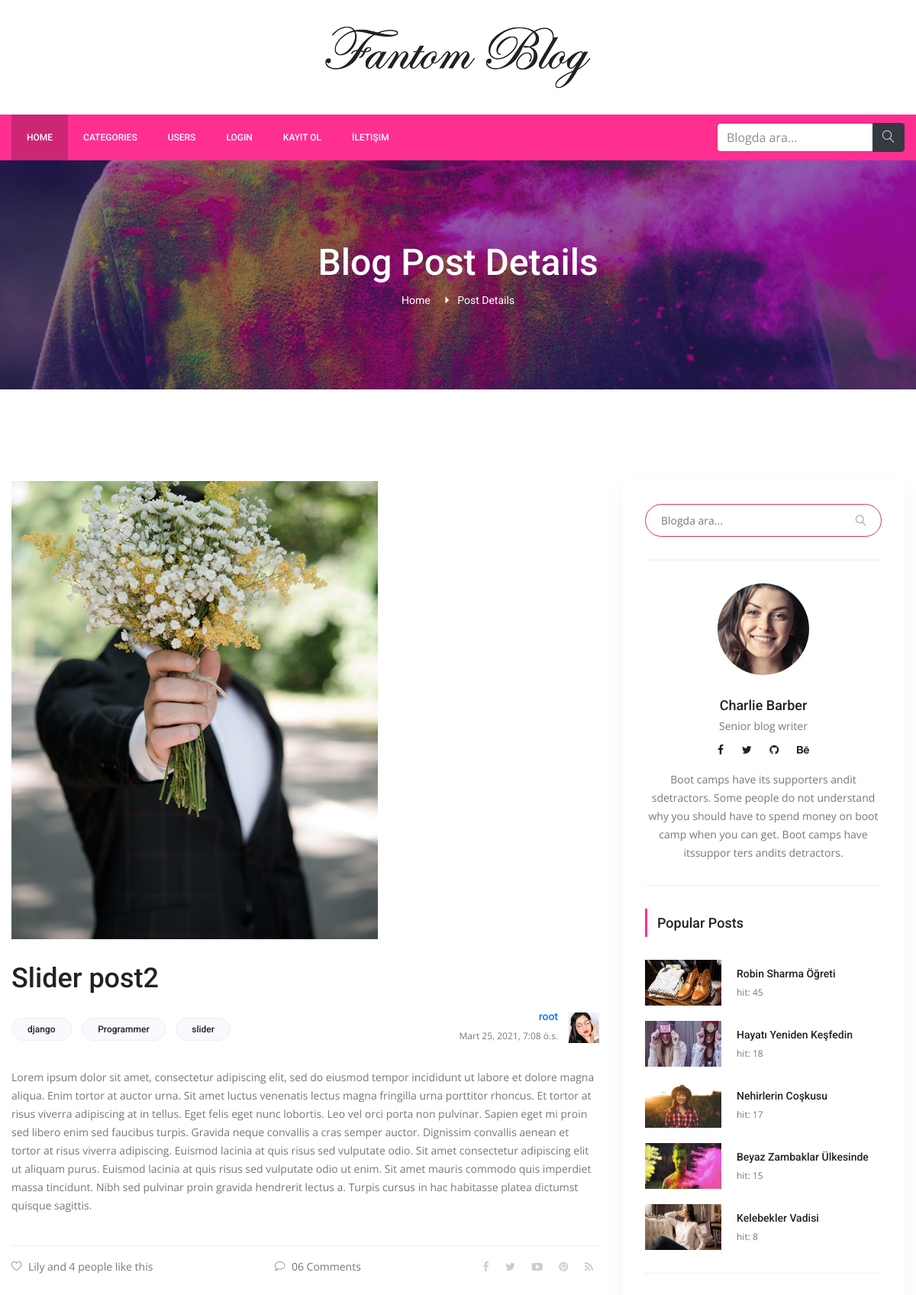
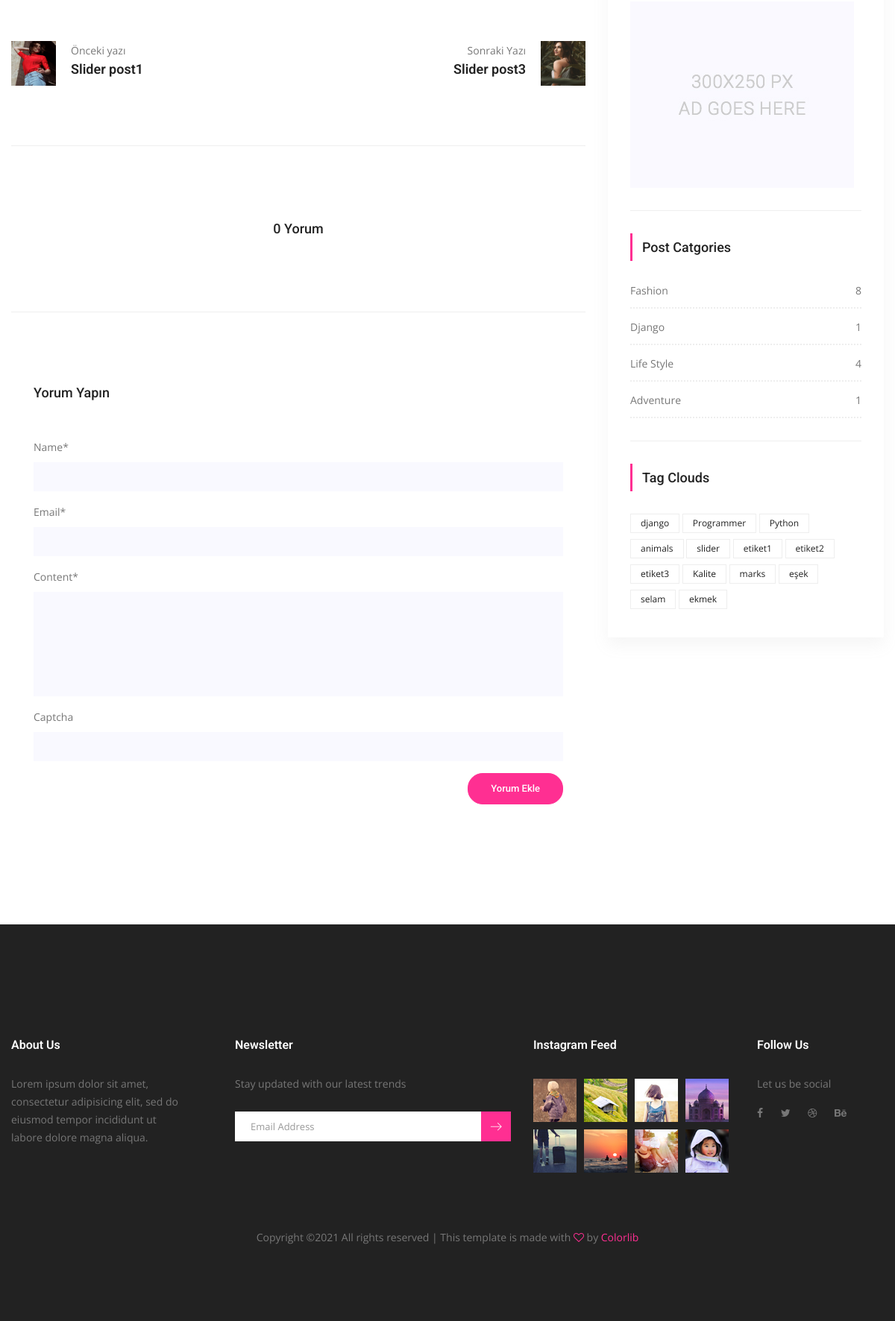
Screenshot of /detail/11/slider-post2 with the database file from the repository (2 pictures, top to bottom).
### posts/models.py (models this page shows, shortened)
class Post(models.Model):
    title = models.CharField(max_length=150)
    content = models.TextField()
    publishing_date = models.DateTimeField(auto_now_add=True)
    image = models.ImageField(null=True,blank=True, upload_to='resimler/',default="resimler/sean-o-KMn4VEeEPR8-unsplash.jpg")
    user = models.ForeignKey(settings.AUTH_USER_MODEL, on_delete=models.CASCADE, default=1)#ForeignKey -> 1'e çok yani, 1 kullanıcı bir sürü yazı ekleyebilir ilişkisi
    slug = models.SlugField(default="slug", editable=False)
    category = models.ForeignKey(Category,on_delete=models.CASCADE, default=1, related_name="posts")#1 Category'nin ->BİR SÜRÜ POSTU OLABİLİR , category -> one, Post Many
    tag = models.ManyToManyField(Tag,related_name="posts", blank=True)
    slider_post = models.BooleanField(default=False)
    hit=models.PositiveIntegerField(default=0)
    def comment_count(self):
        return self.comments.all().count()
    class Meta:
        ordering = ['-id']

class Tag(models.Model):
    title = models.CharField(max_length = 50)
    slug = models.SlugField(editable = False )
    def __str__(self):
        return self.title

class Category(models.Model):
    title = models.CharField(max_length=250)
    slug = models.SlugField(editable=False)
    def post_count(self):
        return self.posts.all().count() #posts -> related_name="posts" dan geliyor..

### posts/views.py (the view, shortened to what this page needs)
# urls.py: path('detail/<int:pk>/<slug:slug>',PostDetail.as_view(), name='detail'),
class PostDetail(DetailView,FormMixin):
    template_name='posts/detail.html'
    model = Post
    context_object_name = 'single'
    form_class = CreateCommentForm
    def get(self, request, *args, **kwargs):
        self.hit = Post.objects.filter(id=self.kwargs['pk']).update(hit=F('hit')+1)
        return super(PostDetail, self).get(request, *args, **kwargs)
    def get_context_data(self, **kwargs):
        context= super(PostDetail, self).get_context_data(**kwargs)
        context['previous'] = Post.objects.filter(id__lt=self.kwargs['pk']).order_by('-pk').first()#lt ->less then
        context['next'] =Post.objects.filter(id__gt=self.kwargs['pk']).order_by('pk').first()
        context['form'] = self.get_form()
        return context

### posts/forms.py
class CreateCommentForm(forms.ModelForm):
    captcha = ReCaptchaField()
    def __init__(self,*args,**kwargs):
        super(CreateCommentForm, self).__init__(*args,**kwargs)
        self.helper = FormHelper()
        self.helper.form_method = "post"
        self.helper.layout =  Layout(
            Field("name",css_class="form-control"),
            Field("email",css_class="form-control"),
            Field("content",css_class="form-control mb-10"),
            Field("captcha")
        )
        self.helper.add_input(Submit('submit','Yorum Ekle',css_class="primary-btn submit_btn"))
    class Meta:
        model = Comment
        fields = [
            'name',
            'email',
            'content',
        ]

### posts/templatetags/custom_tags.py (called while the page is built)
@register.simple_tag(name="categories")
def all_categories():
    return Category.objects.all()

@register.simple_tag(name="tags")
def all_tags():
    return Tag.objects.all()

@register.simple_tag(name="hit_posts")
def hit_posts():
    return Post.objects.order_by('-hit')[:5] # 5 tane post gösterir.

### templates/posts/detail.html (shortened to what this page needs)
{% extends 'base.html' %}
{% load static %}
{% load crispy_forms_tags %}
{% block content %}
        <section class="banner_area">
            <div class="banner_inner d-flex align-items-center">
            	<div class="overlay bg-parallax" data-stellar-ratio="0.9" data-stellar-vertical-offset="0" data-background=""></div>
				<div class="container">
					<div class="banner_content text-center">
						<h2>Blog Post Details</h2>
						<div class="page_link">
							<a href="{% url 'index' %}">Home</a>
							<a href="single-blog.html">Post Details</a>
						</div>
					</div>
				</div>
            </div>
        </section>
        <section class="blog_area p_120 single-post-area">
            <div class="container">
                <div class="row">
                    <div class="col-lg-8">
       					<div class="main_blog_details">
       						<img class="img-fluid" src="{{ single.image.url }}" alt="">
       						<a href="#"><h4>{{ single.title }}</h4></a>
       						<div class="user_details">
       							<div class="float-left">
                                    {% for tag in single.tag.all %}
       								<a href="{% url 'tag_detail' slug=tag.slug %}">{{ tag.title }}</a>
                                    {% endfor %}
       							</div>
       							<div class="float-right">
       								<div class="media">
       									<div class="media-body">
       										<h5><a href="{% url 'users:user_posts' pk=single.user.pk %}">
                                                {{ single.user.username }}
                                            </a></h5>
       										<p>{{ single.publishing_date }}</p>
       									</div>
       									<div class="d-flex">
       										<img src=" {% static  "img/blog/user-img.jpg"   %}" alt="">
       									</div>
       								</div>
       							</div>
       						</div>
							<p>{{ single.content }}</p>
                            <div class="news_d_footer">
      							<a href="#"><i class="lnr lnr lnr-heart"></i>Lily and 4 people like this</a>
      							<a class="justify-content-center ml-auto" href="#"><i class="lnr lnr lnr-bubble"></i>06 Comments</a>
      							<div class="news_socail ml-auto">
									<a href="#"><i class="fa fa-facebook"></i></a>
									<a href="#"><i class="fa fa-twitter"></i></a>
									<a href="#"><i class="fa fa-youtube-play"></i></a>
									<a href="#"><i class="fa fa-pinterest"></i></a>
									<a href="#"><i class="fa fa-rss"></i></a>
								</div>
      						</div>
       					</div>
       					<div class="navigation-area">
                            <div class="row">
                                {% if previous %}
                                <div class="col-lg-6 col-md-6 col-12 nav-left flex-row d-flex justify-content-start align-items-center">
                                    <div class="thumb">
                                        <a href="{% url 'detail' previous.pk previous.slug %}"><img class="img-fluid" src="{{ previous.image.url }}" alt="" style="width:60px;height:60px;"></a>
                                    </div>
                                    <div class="arrow">
                                        <a href="{% url 'detail' previous.pk previous.slug %}"></a>
                                    </div>
                                    <div class="detials">
                                        <p>Önceki yazı</p>
                                        <a href="{% url 'detail' previous.pk previous.slug %}"><h4>{{ previous.title }}</h4></a>
                                    </div>
                                </div>
                                {% else %}
                                  <div class="col-lg-6 col-md-6 col-12 nav-left flex-row d-flex justify-content-start align-items-center">
                                    <div class="detials">
                                        <a href="#"><h4>Geride yazı yok</h4></a>
                                    </div>
                                </div>
                                {% endif %}
                            {% if next %}
                                <div class="col-lg-6 col-md-6 col-12 nav-right flex-row d-flex justify-content-end align-items-center">
                                    <div class="detials">
                                        <p>Sonraki Yazı</p>
                                        <a href="{% url 'detail' next.pk next.slug %}"><h4>{{ next.title }}</h4></a>
                                    </div>
                                    <div class="arrow">
                                        <a href="{% url 'detail' next.pk next.slug %}"></a>
                                    </div>
                                    <div class="thumb">
                                        <a href="{% url 'detail' next.pk next.slug %}"><img class="img-fluid" src="{{ next.image.url }}" alt="" style="width:60px;height:60px;"></a>
                                    </div>
                                </div>
                            {% else %}
                                <div class="col-lg-6 col-md-6 col-12 nav-right flex-row d-flex justify-content-end align-items-center">
                                    <div class="detials">
                                        <a href="#"><h4>Bir sonraki içerik yakında..</h4></a>
                                    </div>
                                </div>
                            {% endif %}
                            </div>
                        </div>
                        <div class="comments-area">
                            <h4>{{ single.comment_count }} Yorum</h4>
                        </div>
                        <div class="comment-form">
                            <h4>Yorum Yapın</h4>
                                {% crispy form %}
                        </div>
        			</div>
                    {% include 'right_side.html' %}
                </div>
            </div>
        </section>
{% endblock %}

### templates/right_side.html
{% load static %}
{% load custom_tags %}
  <div class="col-lg-4">
            <div class="blog_right_sidebar">
                <aside class="single_sidebar_widget search_widget">
                    <form action="{% url 'search' %}" method="get">
                    <div class="input-group ">
                            <input type="text" class="form-control border-danger" placeholder="Blogda ara..." name="q">
                            <span class="input-group-btn">
                                <button class="btn btn-default" type="button"><i class="lnr lnr-magnifier"></i></button>
                            </span>
                    </div> </form>
                    <div class="br"></div>
                </aside>
                <aside class="single_sidebar_widget author_widget">
                    <img class="author_img rounded-circle" src="{% static "img/blog/author.png" %}" alt="">
                    <h4>Charlie Barber</h4>
                    <p>Senior blog writer</p>
                    <div class="social_icon">
                        <a href="#"><i class="fa fa-facebook"></i></a>
                        <a href="#"><i class="fa fa-twitter"></i></a>
                        <a href="#"><i class="fa fa-github"></i></a>
                        <a href="#"><i class="fa fa-behance"></i></a>
                    </div>
                    <p>Boot camps have its supporters andit sdetractors. Some people do not understand why you should have to spend money on boot camp when you can get. Boot camps have itssuppor ters andits detractors.</p>
                    <div class="br"></div>
                </aside>
                <aside class="single_sidebar_widget popular_post_widget">
                    <h3 class="widget_title">Popular Posts</h3>
                    {% hit_posts as posts %}
                    {% for post in posts %}
                        <div class="media post_item">
                        <img src="{{ post.image.url }}" alt="post" style="width:100px;height:60px;">
                        <div class="media-body">
                            <a href="{% url 'detail'  post.id post.slug %}"><h3>{{ post.title }}</h3></a>
                            <p>hit: {{ post.hit }}</p>
                        </div>
                    </div>
                    {% endfor %}
                    <div class="br"></div>
                </aside>
                <aside class="single_sidebar_widget">
                    <a href="#"><img class="img-fluid" src="{% static "img/blog/add.jpg" %}" alt=""></a>
                    <div class="br"></div>
                </aside>
                <aside class="single_sidebar_widget post_category_widget">
                    <h4 class="widget_title">Post Catgories</h4>
                    <ul class="list cat-list">
                       {% categories as categories %}
                        {% for category in categories %}
                        <li>
                            <a href="{% url 'category_detail' pk=category.id slug=category.slug %}" class="d-flex justify-content-between">
                                <p>{{ category.title }}</p>
                                <p>{{ category.post_count }}</p>
                            </a>
                        </li>
                        {% endfor %}
                    </ul>
                    <div class="br"></div>
                </aside>
                <aside class="single-sidebar-widget tag_cloud_widget">
                    <h4 class="widget_title">Tag Clouds</h4>
                    <ul class="list">
                        {% tags as etiketler %}
                        {% for etiket in etiketler %}
                        <li><a href="{% url 'tag_detail' etiket.slug %}">{{ etiket }}</a></li>
                        {% endfor %}
                    </ul>
                </aside>
            </div>
        </div>

### rows the page displays
Post: image (picture), title "Slider post2", user.username "root", publishing_date "Mart 25, 2021, 7:08 ö.s.", content "Lorem ipsum dolor sit amet, consectetur adipiscing elit, sed do eiusmod tempor incididunt ut labore et dolore magna aliqua. Enim tortor at auctor urna. Sit amet luctus venenatis lectus magna fringilla urna porttitor rhoncus. Et tortor at risus viverra adipiscing at in tellus. Eget felis eget nunc lobortis. Leo vel orci porta non pulvinar. Sapien eget mi proin sed libero enim sed faucibus turpis. Gravida neque convallis a cras semper auctor. Dignissim convallis aenean et tortor at risus viverra adipiscing. Euismod lacinia at quis risus sed vulputate odio. Sit amet consectetur adipiscing elit ut aliquam purus. Euismod lacinia at quis risus sed vulputate odio ut enim. Sit amet mauris commodo…", comment_count "0"
Tag: title "django"
Tag: title "Programmer"
Tag: title "slider"
Post: image (picture), title "Slider post1"
Post: title "Slider post3", image (picture)
Post: image (picture), title "Robin Sharma Öğreti", hit "45"
Post: image (picture), title "Hayatı Yeniden Keşfedin", hit "18"
Post: image (picture), title "Nehirlerin Coşkusu", hit "17"
Post: image (picture), title "Beyaz Zambaklar Ülkesinde", hit "15"
Post: image (picture), title "Kelebekler Vadisi", hit "8"
Category: title "Fashion", post_count "8"
Category: title "Django", post_count "1"
Category: title "Life Style", post_count "4"
Category: title "Adventure", post_count "1"
Tag: title "Python"
Tag: title "animals"
Tag: title "etiket1"
Tag: title "etiket2"
Tag: title "etiket3"
Tag: title "Kalite"
Tag: title "marks"
Tag: title "eşek"
Tag: title "selam"
Tag: title "ekmek"
